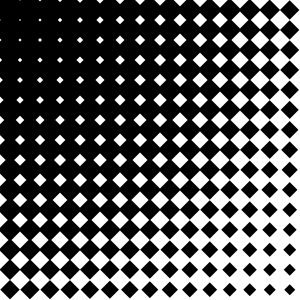
Frame 1 (no input)
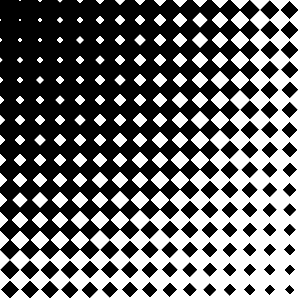
Frame 60 (the mouse pressed at the canvas centre just before this capture)
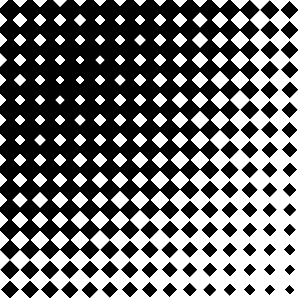
Frame 120 (the mouse held since frame 60 and released just before this capture)

The Processing sketch that drew these frames (run headless with seeded random() and noise(); from frame 60 on, the mouse is pressed at the canvas centre):

// Processing sketch: processing_42983
// ── processing_42983.pde

void setup(){
size (300, 300);
background(0);
smooth();
noStroke();
frameRate(30);
}


void draw(){
  
float posx;
float posy;
float sizer;

  for (int i=0; i<20; i++)
    {
      for (int j=0; j<20; j++)
      {
        posx=i*20;
        posy=j*20;  
        
        
        sizer=dist(posx, posy, mouseX, mouseY)/20;
        
         map (sizer, 0, 100, 0.1, 7); 
        pushMatrix();
        
         
        translate(posx, posy);
        rectMode(CENTER);
        rotate(PI/4);
        
        
        rect(0,0,sizer,sizer);
        popMatrix();
        
      }
    }
}
